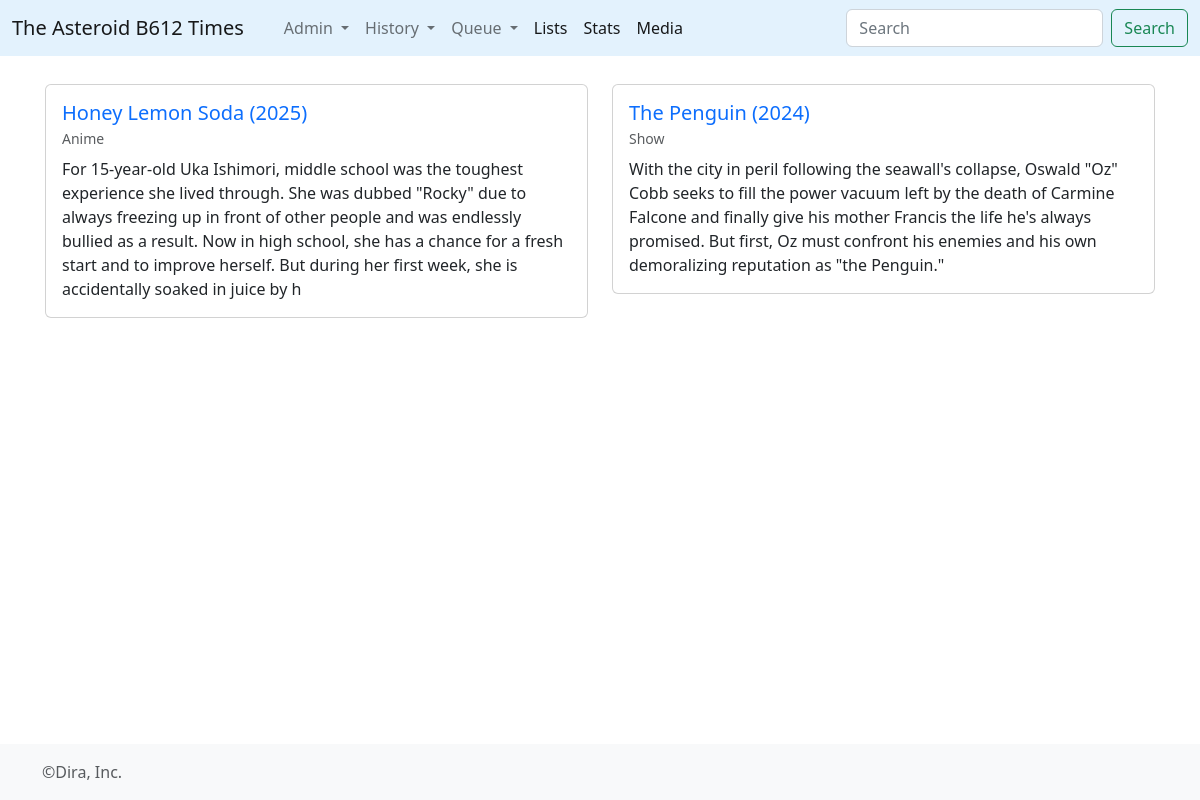
Page /showqueue/ on the committed database.
### times/models.py (models this page shows, shortened)
class Show(models.Model):
	title = models.CharField(max_length=512)
	info = models.TextField()
	wtype = models.ForeignKey(WikiType,on_delete=models.CASCADE)
	@property
	def headtext(self):
		n_corte = self.info.find('==headtext==')
		if n_corte == -1:
			return self.info[0:350]
		else:
			return self.info[0:n_corte]
	@property
	def consumos(self):
		ncons = ShowWatch.objects.filter(sseason__show__id=self.id).count()
		return ncons
	@property
	def transmision(self):
		premiers = Season.objects.filter(show=self).values_list('premiere',flat=True)
		max_p = max(premiers)
		min_p = min(premiers)
		if max_p == min_p:
			str_t = str(max_p)
		else:
			str_t = str(min_p)+'-'+str(max_p)
		return str_t

class WikiType(models.Model):
	category = models.CharField(max_length=255)

### times/views.py (the view)
# urls.py: path('showqueue/', views.showqueue, name='showqueue'),
def showqueue(request):
	twshows = Show.objects.all().order_by('title')
	return render(request,'showqueue.html',{'twshows':twshows})

### times/templates/showqueue.html (shortened to what this page needs)
{% extends 'base_mono.html' %}
{% load static %}
{% block contenido %}
    <div class="row" data-masonry='{"percentPosition": true }'>
        {% for r in twshows %}
        {% if r.consumos == 0 %}
        <div class="col-sm-6 col-lg-6 mb-4">
              <div class="card">
                <div class="card-body">
                  <h5 class="card-title"><a href='{% url "show" r.id  %}' style="text-decoration: none;">{{r.title}} ({{r.transmision}})</a>
                    <br><small class="text-muted" style="font-size: 0.7em; font-weight: normal;">{{r.wtype.category|capfirst}}</small></h5>
                  <p class="card-text">{{r.headtext}}</p>
                </div>
              </div>
               </div>
                {%endif%}
        {% endfor %}
      </div>
{% endblock%}

### rows in the picture
Show: title "Honey Lemon Soda", transmision "2025", wtype.category "Anime", headtext "For 15-year-old Uka Ishimori, middle school was the toughest experience she lived through. She was dubbed \"Rocky\" due to always freezing up in front of other people and was endlessly bullied as a result. Now in high school, she has a chance for a fresh start and to improve herself. But during her first week, she is accidentally soaked in juice by h"
Show: title "The Penguin", transmision "2024", wtype.category "Show", headtext "With the city in peril following the seawall's collapse, Oswald \"Oz\" Cobb seeks to fill the power vacuum left by the death of Carmine Falcone and finally give his mother Francis the life he's always promised. But first, Oz must confront his enemies and his own demoralizing reputation as \"the Penguin.\""
